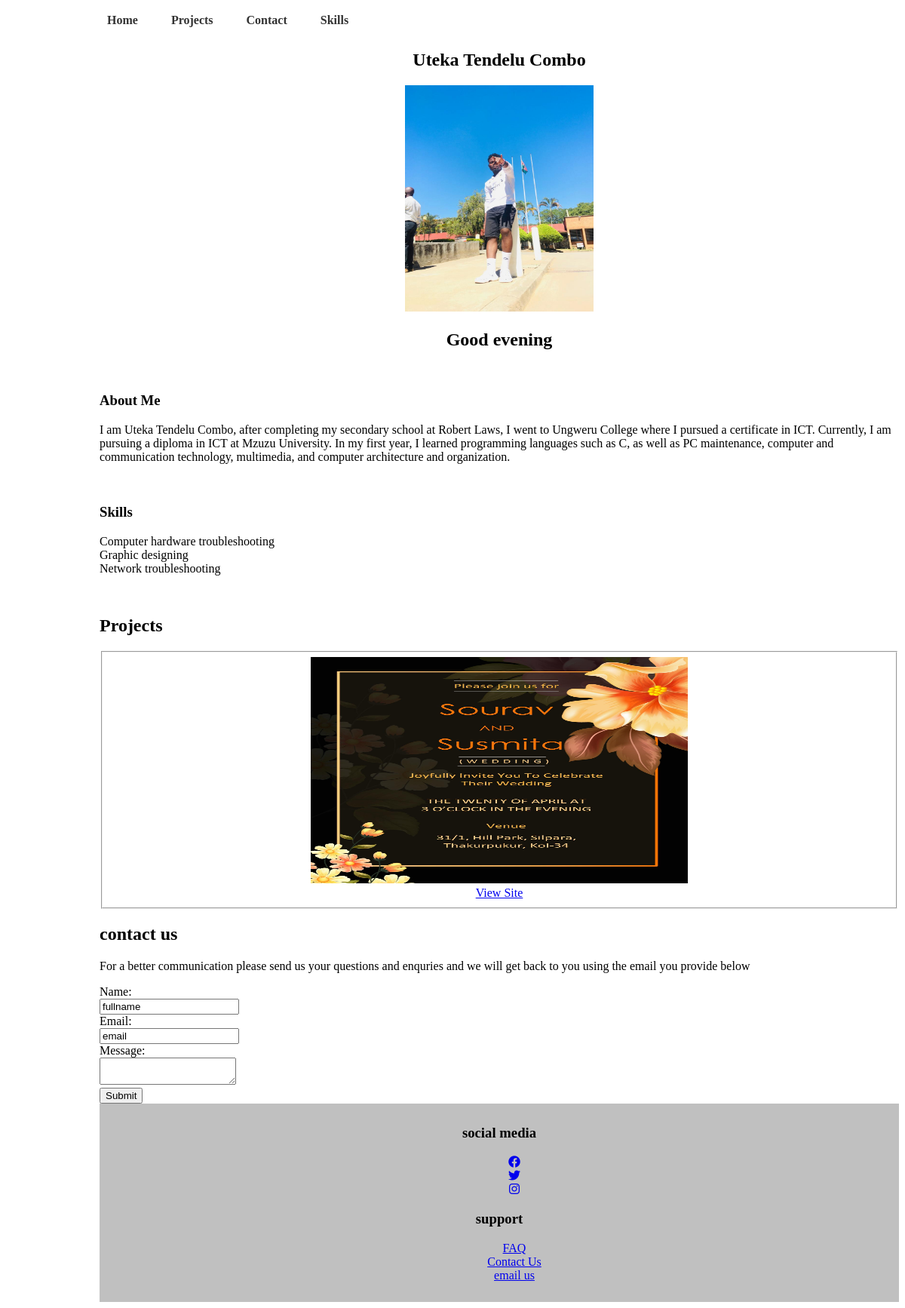
The page / on the database its author committed.
### tables this page shows
CREATE TABLE `home` (
  `aboutme` text NOT NULL,
  `skills` text NOT NULL
);

### index.php (the view, shortened to what this page needs)
<!DOCTYPE html>
<html>
<head>
 <link rel="stylesheet" href="https://cdnjs.cloudflare.com/ajax/libs/font-awesome/6.0.0-beta3/css/all.min.css">
</head>
<body>
<nav>
      <ul>
        <li><a href="index.php">Home</a></li>
        <li><a href="projects.php">Projects</a></li>
        <li><a href="contact.php">Contact</a></li>
        <li><a href="skills.php">Skills</a></li>
      </ul>
    </nav>
<section>
    <h1>Uteka Tendelu Combo</h1>
   <div class="image-container">
     <img src="uteka.jpg" style="height:300px; width:250px" alt="this is the picture">
  </div>
  <div class="main-container">
<head>
</head>
<body>
<?php
    $servername = "localhost";
    $username = "root";
    $password = "";
    $dbname = "uteka";
    $conn = new mysqli($servername, $username, $password, $dbname);
    ?>
  <h1 id="greeting"></h1>
    <div class="section">
        <section id="about">
            <br>
            <h3>About Me</h3>
                    <?php
            $sql = "SELECT * FROM home";
            $result = $conn->query($sql);
            if ($result->num_rows > 0) {
                while($row = $result->fetch_assoc()) {
                    echo "" . $row["aboutme"]. "<br>";
                }
            } else {
                echo "0 results";
            }
    ?>
            <h3>Skills</h3>
    <?php
    $sql = "SELECT * FROM home";
    $result = $conn->query($sql);
    if ($result->num_rows > 0) {
        while($row = $result->fetch_assoc()) {
            echo "" . $row["skills"]. "<br>";
        }
    } else {
        echo "0 results";
    }
    ?>
        </section>
    </div>
  <h2> Projects</h2>
<fieldset>
  <center>
    <div class="web-slideshow-container">
      <div class="web-slide">
        <img src="wedding.png" style="height:300px; width:500px" alt="Slide 1">
      </div>
    </div>
    <a href="projects.html">View Site</a>
  </center>
</fieldset>
<h2>contact us</h2>
<p>For a better communication please send us your questions and enquries and we will get back to you using the email you provide below</p>
<form id="contactForm" onsubmit="validateForm(event)">
  <label for="name">Name:</label> <br>
  <input type="text" id="name" value="fullname"required>
  <br>
  <label for="email">Email:</label> <br>
  <input type="email" id="email" value="email" required>
  <br>
  <label for="message">Message:</label> <br>
  <textarea id="message" value="your message"required></textarea>
   <br>
  <button type="submit">Submit</button>
</form>
</div>
   <footer class="footer">
    <link rel="stylesheet" href="https://cdnjs.cloudflare.com/ajax/libs/font-awesome/6.0.0-beta3/css/all.min.css">
<div class = "column">
  <h3>social media</h3>
<ol class="social-media-list">
  <li><a href="https://www.facebook.com/angella.angence"><i class="fab fa-facebook"></i></a></li>
  <li><a href="#"><i class="fab fa-twitter"></i></a></li>
  <li><a href="#"><i class="fab fa-instagram"></i></a></li>
</ol>
 </div>
 <div class="column">
  <h3>support</h3>
 <ol class="support-list">
  <li><a href="#">FAQ</a></li>
  <li><a href="contact.html">Contact Us</a></li>
  <li><a href="ammhango@gmail.com">email us</a></li>
  </ol>
</div>
  </footer>
</body>
</html>

### index.php (style rules this page uses)
ol { list-style: none; font-family: serif; font-size: 16px; }
body { margin-left: 11%; }
p { font-family: serif; font-size: 16px; font-style: ; }
ul { font-family: serif; font-size: 16px; }
footer { background-color: silver; padding: 10px; text-align: center; }
.image-container { text-align: center; }
h1 { text-align: center; }
nav ul { list-style-type: none; margin: 0; padding: 0; }
nav ul li { display: inline; }
nav ul li a { display: inline-block; padding: 10px; text-decoration: none; color: #333; font-weight: bold; }
nav ul li:not(:last-child) { margin-right: 20px; }

### rows shown on the page
home: aboutme "I am Uteka Tendelu Combo, after completing my secondary school at Robert Laws, I went to Ungweru College where I pursued a certificate in ICT. Currently, I am pursuing a diploma in ICT at Mzuzu University. In my first year, I learned programming languages such as C, as well as PC maintenance, computer and communication technology, multimedia, and computer architecture and organization.", skills "Computer hardware troubleshooting Graphic designing Network troubleshooting"
